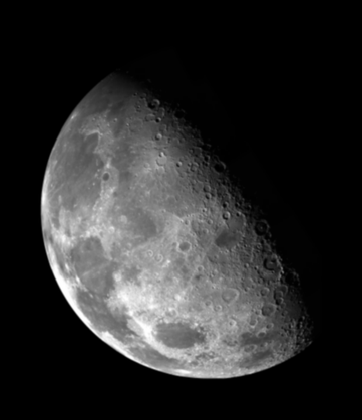
%> input picture 数字图像处理实验/lab4/IMAGES/Fig_blurry_moon.tif, 362 x 420 px, shrunk from 466 x 540 before the run
$ octave p4a4.m   (GNU Octave 9; MATLAB toolbox functions it lacks are replaced by stand-ins)
%> lines starting %> are read from the running program, lines starting %| are printed output that depends on the picture
clc;clear;close all;
image = imread("Fig_blurry_moon.tif");
%> image is the input picture: size 420x362 uint8; min 0, max 254, mean 42.7
image = im2double(image);
%> image: size 420x362 double
imshow(image);title('original image');
[x,y] = size(image);
%> x = 420; y = 362
image1 = ones(size(image));
image2 = ones(size(image));
f1 = [0,-1,0;-1,5,-1;0,-1,0];
f2 = [-1,-1,-1;-1,9,-1;-1,-1,-1];
for i=2:x-1
    for j = 2:y-1
        s1 = image(i-1:i+1,j-1:j+1).* f1;
        image1(i,j) = sum(s1(:));
    end
end
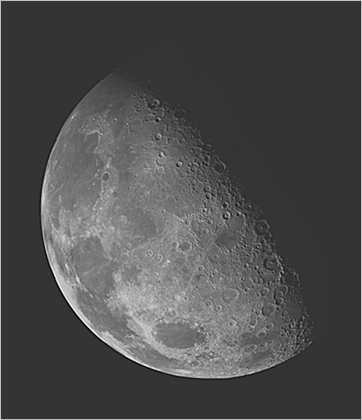
%> image1: size 420x362 double; min -0.38, max 1.45, mean 0.178; drawn with min black and max white
figure;
imshow(image1);title('f1 image');
%> after `imshow(image1)`:
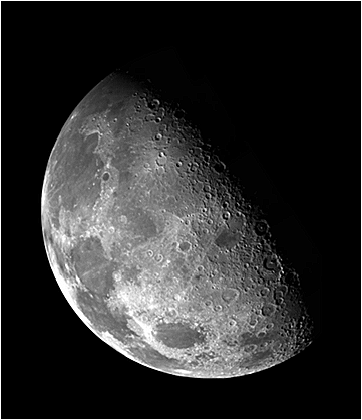
%> displayed picture: size 420x362, on the screen's scale of 0 to 255; min 0, max 255, mean 45.5
for i=2:x-1
    for j = 2:y-1
        s1 = image(i-1:i+1,j-1:j+1).* f2;
        image2(i,j) = sum(s1(:));
    end
end
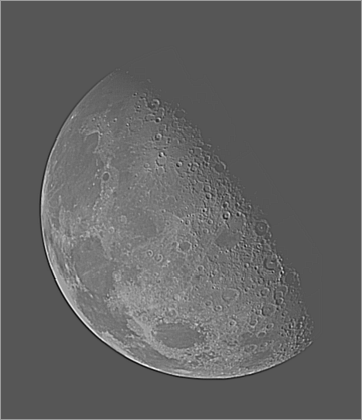
%> image2: size 420x362 double; min -1.22, max 2.39, mean 0.178; drawn with min black and max white
figure;
imshow(image2);title('f2 image');
%> after `imshow(image2)`:
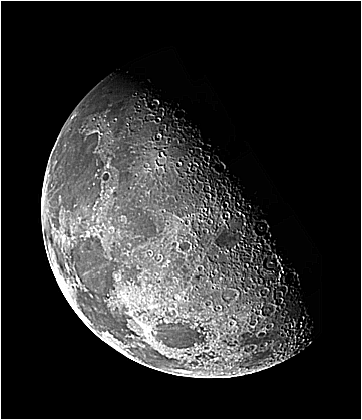
%> displayed picture: size 420x362, on the screen's scale of 0 to 255; min 0, max 255, mean 45.9
